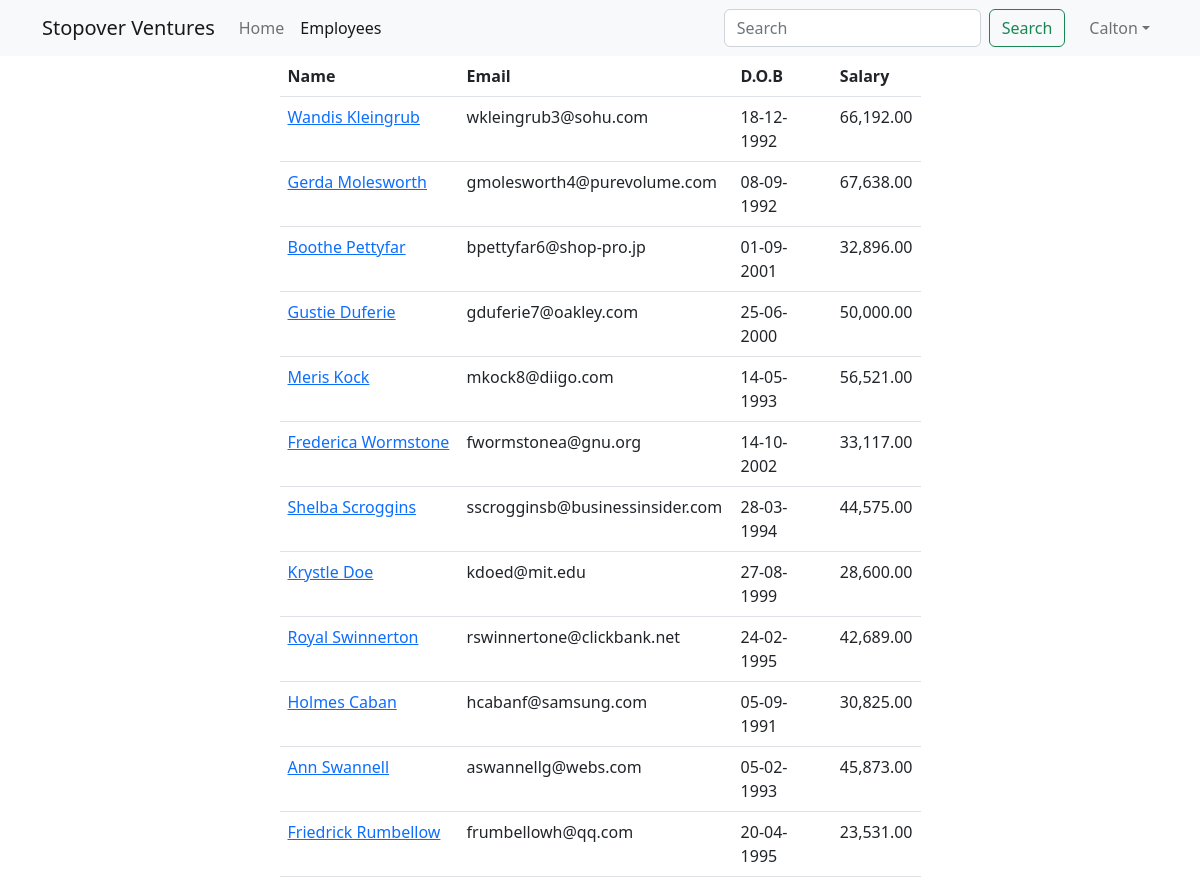
The app's page /employees (signed in, upper part), older data.
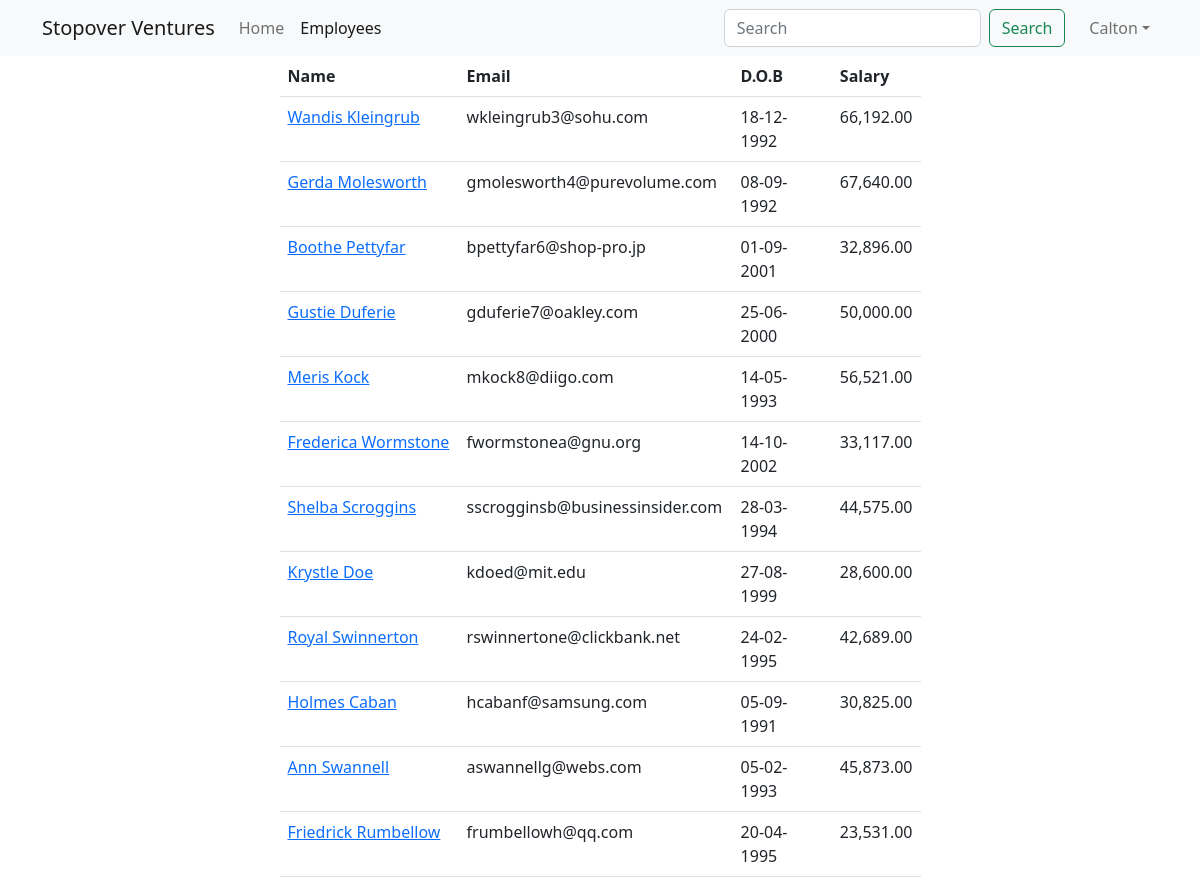
The same page, newer data.
### main_app/models.py (models this page shows, shortened)
class Employee(models.Model):
    name = models.CharField(max_length=40)
    email = models.EmailField(unique=True)
    dob = models.DateField(null=True)
    salary = models.DecimalField(max_digits=7, decimal_places=2)
    disabled = models.BooleanField(default=False)
    profile = models.ImageField(upload_to=unique_img_name, null=True, default="employees/default.png")
    created_at = models.DateTimeField(auto_now_add=True, null=True)  # added once during creation
    updated_at = models.DateTimeField(auto_now=True, null=True)  # updates every time update happens

### main_app/views.py (the view)
# urls.py: path('employees', views.all_employees, name="all"),
@login_required
@permission_required('main_app.view_employee', raise_exception=True)
def all_employees(request):
    employees = Employee.objects.all()
    today = datetime.today()
    day = today.day
    month = today.month
    paginator = Paginator(employees, 40)
    page_number = request.GET.get("page")
    data = paginator.get_page(page_number)
    return render(request, 'all_employees.html', {"employees": data})

### templates/all_employees.html (shortened to what this page needs)
{% extends 'base_template.html' %}
{% load humanize %}
{% block content %}
	{% include 'navbar.html' %}
	<div class="container">
		<div class="row justify-content-center">
			<div class="col-sm-7">
				<table class="table">
					<thead>
					<tr>
						<th>Name</th>
						<th>Email</th>
						<th>D.O.B</th>
						<th>Salary</th>
					</tr>
					</thead>
					<tbody>
					{% for employee in employees %}
						<tr>
							<td>
								<a href="/employees/{{ employee.id }}">{{ employee.name | title }}</a>
							</td>
							<td>{{ employee.email }}</td>
							<td>{{ employee.dob | date:"d-m-Y" }}</td>
							<td>{{ employee.salary | intcomma }}</td>
						</tr>
					{% endfor %}
					</tbody>
				</table>
			</div>
		</div>
	</div>
{% endblock %}

Row changes from the older to the newer data that the page shows:
changed Employee "Gerda Molesworth": salary "67,638.00" → "67,640.00"
